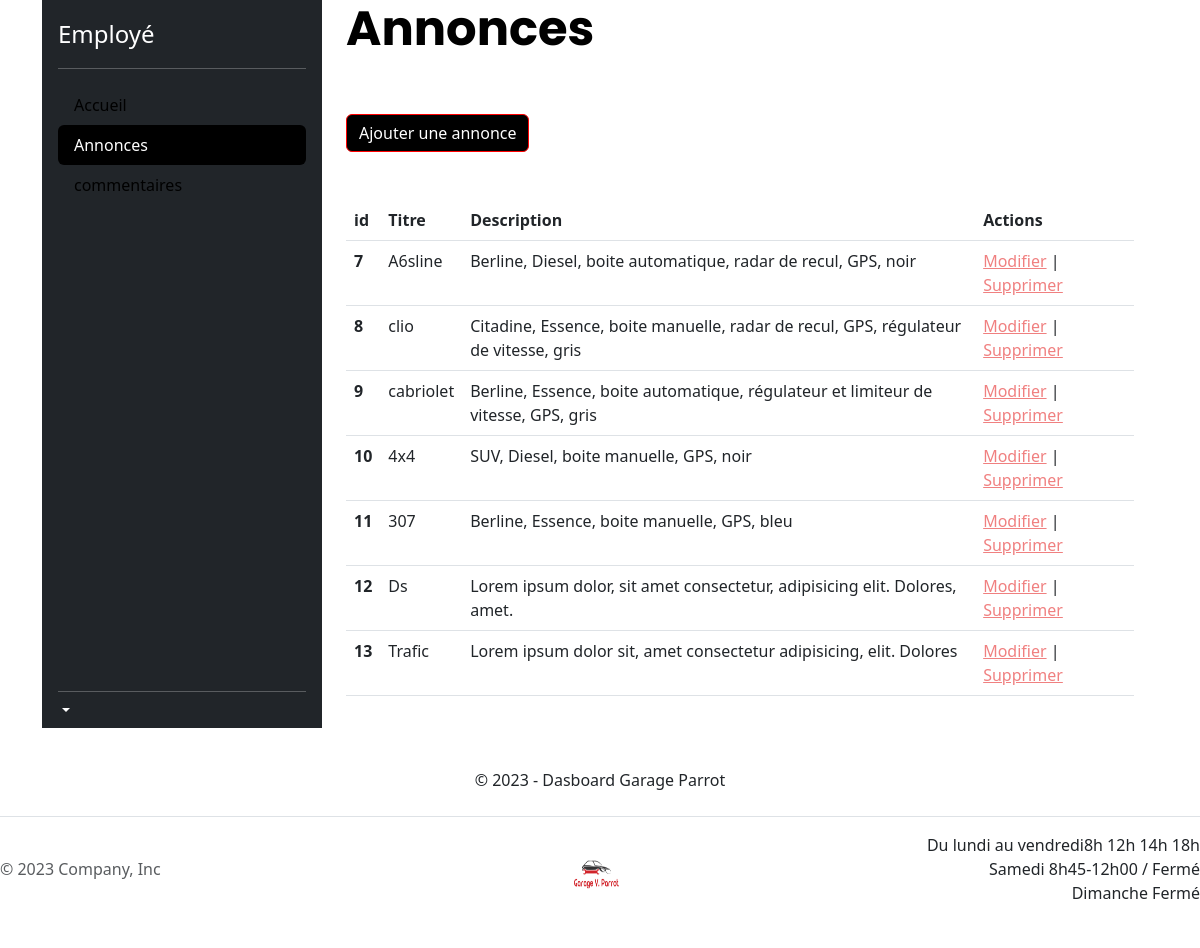
Screenshot of /employe/annonces.php with the database file from the repository.
### tables this page shows
CREATE TABLE IF NOT EXISTS `vehicules` (
  `id` int(11) NOT NULL AUTO_INCREMENT,
  `mark` varchar(255) NOT NULL, 
  `title` varchar(255) NOT NULL,
  `price` text NOT NULL,
  `km` text NOT NULL,
  `year` text NOT NULL,
  `content` TEXT NOT NULL,
  `image` varchar(255) DEFAULT NULL,
  `image1` varchar(255) DEFAULT NULL,
  `image2` varchar(255) DEFAULT NULL,
  `image3` varchar(255) DEFAULT NULL,
  PRIMARY KEY (`id`)
);

### lib/annonce.php (called while the page is built, shortened)
<?php
function getAnnonces(PDO $pdo, int $limit = null, int $page = null ):array|bool
{
    $sql = "SELECT * FROM vehicules";
    if ($limit && $page) {
        $sql .= " LIMIT :offest, :limit";
    }
    $query = $pdo->prepare($sql);
    if ($limit) {
        $query->bindValue(":limit", $limit, PDO::PARAM_INT);
    }
    if ($page) {
        $offset = ($page - 1) * $limit;
        $query->bindValue(":offest", $offset, PDO::PARAM_INT);
    }
    $query->execute();
    $result = $query->fetchAll(PDO::FETCH_ASSOC);
    return $result;
}

### employe/annonces.php (the view, shortened to what this page needs)
<?php
require_once __DIR__ . "/../lib/pdo.php";
require_once __DIR__ . "/../lib/annonce.php";
require_once __DIR__ . "/template/header2.php";
if (isset($_GET['page'])) {
    $page = (int)$_GET['page'];
  } else {
    $page = 1;
  }
  $annonces = getAnnonces($pdo, _ADMIN_ITEM_PER_PAGE_, $page);
  ?>
<h1 class="display-5 fw-bold text-body-emphasis">Annonces</h1>
<div class="d-flex gap-2 justify-content-left py-5">
    <a class="btn btn-primary d-inline-flex align-items-left" href="ajout_modif_ann.php">
        Ajouter une annonce
    </a>
</div>
<table class="table">
    <thead>
        <tr>
            <th scope="col">id</th>
            <th scope="col">Titre</th>
            <th scope="col">Description</th>
            <th scope="col">Actions</th>
        </tr>
    </thead>
    <tbody>
        <?php foreach ($annonces as $annonce) { ?>
        <tr>
            <th scope="row"><?= $annonce["id"]; ?></th>
            <td><?= $annonce["title"]; ?></td>
            <td><?= $annonce["content"]; ?></td>
            <td><a href="ajout_modif_ann.php?id=<?= $annonce['id'] ?>">Modifier</a>
                | <a href="annonce_delete.php?id=<?= $annonce['id'] ?>"
                    onclick="return confirm('Êtes-vous sûr de vouloir supprimer cette annonce ?')">Supprimer</a></td>
        </tr>
        <?php } ?>
    </tbody>
</table>
<nav aria-label="Page navigation example">
</nav>
<?php require_once __DIR__ . "/template/footer.php"; ?>

### assets/css/override-bootsrap.css (style rules this page uses)
:root { --primary: #000000; --secondary: #FF0000; --success: #28a745; --danger: #dc3545; --warning: #fd7e14; --info: #17a2b8; --light: #f8f9fa; --dark: #343a40; --bs-nav-link-color: var(--primary); --bs-link-color: var(--primary); --bs-link-hover-color: var(--secondary); }
.btn-primary { --bs-btn-color: #fff; --bs-btn-bg: var(--primary); --bs-btn-border-color: var(--secondary); --bs-btn-hover-color: #fff; --bs-btn-hover-bg: #ffc697; --bs-btn-hover-border-color: var(--secondary); --bs-btn-focus-shadow-rgb: 49,132,253; --bs-btn-active-color: #fff; --bs-btn-active-bg: #ff8e31; --bs-btn-active-border-color: var(--secondary); --bs-btn-active-shadow: inset 0 3px 5px rgba(0, 0, 0, 0.125); --bs-btn-disabled-color: #fff; --bs-btn-disabled-bg: #4f4f4f; --bs-btn-disabled-border-color: #343434; }
h1 { color: var(--primary); }

### assets/css/style.css (style rules this page uses)
h1 { font-family: 'Poppins', sans-serif; }
a { color:#F08080; }

### rows the page displays
vehicules: id "7", title "A6sline", content "Berline, Diesel, boite automatique, radar de recul, GPS, noir"
vehicules: id "8", title "clio", content "Citadine, Essence, boite manuelle, radar de recul, GPS, régulateur de vitesse, gris"
vehicules: id "9", title "cabriolet", content "Berline, Essence, boite automatique, régulateur et limiteur de vitesse, GPS, gris"
vehicules: id "10", title "4x4", content "SUV, Diesel, boite manuelle, GPS, noir"
vehicules: id "11", title "307", content "Berline, Essence, boite manuelle, GPS, bleu"
vehicules: id "12", title "Ds", content "Lorem ipsum dolor, sit amet consectetur, adipisicing elit. Dolores, amet."
vehicules: id "13", title "Trafic", content "Lorem ipsum dolor sit, amet consectetur adipisicing, elit. Dolores"

### other values shown
$value "Accueil"
$value "Annonces"
$value "commentaires"
